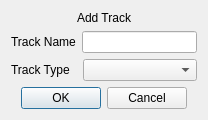
<?xml version="1.0" encoding="UTF-8"?>
<ui version="4.0">
 <class>AddTrackDialog</class>
 <widget class="QDialog" name="AddTrackDialog">
  <property name="geometry">
   <rect>
    <x>0</x>
    <y>0</y>
    <width>208</width>
    <height>120</height>
   </rect>
  </property>
  <property name="windowTitle">
   <string>Dialog</string>
  </property>
  <layout class="QVBoxLayout" name="verticalLayout">
   <item>
    <widget class="QLabel" name="lblAddTrack">
     <property name="sizePolicy">
      <sizepolicy hsizetype="Preferred" vsizetype="Preferred">
       <horstretch>0</horstretch>
       <verstretch>0</verstretch>
      </sizepolicy>
     </property>
     <property name="text">
      <string>&lt;html&gt;&lt;head/&gt;&lt;body&gt;&lt;p&gt;Add Track&lt;/p&gt;&lt;/body&gt;&lt;/html&gt;</string>
     </property>
     <property name="alignment">
      <set>Qt::AlignCenter</set>
     </property>
    </widget>
   </item>
   <item>
    <layout class="QHBoxLayout" name="horizontalLayout">
     <item>
      <widget class="QLabel" name="lblTrackName">
       <property name="text">
        <string>Track Name</string>
       </property>
      </widget>
     </item>
     <item>
      <widget class="QLineEdit" name="txtTrackName"/>
     </item>
    </layout>
   </item>
   <item>
    <layout class="QHBoxLayout" name="horizontalLayout_2">
     <item>
      <widget class="QLabel" name="lblTrackType">
       <property name="sizePolicy">
        <sizepolicy hsizetype="Preferred" vsizetype="Preferred">
         <horstretch>0</horstretch>
         <verstretch>0</verstretch>
        </sizepolicy>
       </property>
       <property name="text">
        <string>Track Type  </string>
       </property>
      </widget>
     </item>
     <item>
      <widget class="QComboBox" name="cmbTrackType">
       <property name="sizePolicy">
        <sizepolicy hsizetype="Expanding" vsizetype="Fixed">
         <horstretch>0</horstretch>
         <verstretch>0</verstretch>
        </sizepolicy>
       </property>
      </widget>
     </item>
    </layout>
   </item>
   <item>
    <widget class="QDialogButtonBox" name="buttonBox">
     <property name="orientation">
      <enum>Qt::Horizontal</enum>
     </property>
     <property name="standardButtons">
      <set>QDialogButtonBox::Cancel|QDialogButtonBox::Ok</set>
     </property>
     <property name="centerButtons">
      <bool>true</bool>
     </property>
    </widget>
   </item>
  </layout>
 </widget>
 <resources/>
 <connections>
  <connection>
   <sender>buttonBox</sender>
   <signal>accepted()</signal>
   <receiver>AddTrackDialog</receiver>
   <slot>accept()</slot>
   <hints>
    <hint type="sourcelabel">
     <x>198</x>
     <y>103</y>
    </hint>
    <hint type="destinationlabel">
     <x>157</x>
     <y>119</y>
    </hint>
   </hints>
  </connection>
  <connection>
   <sender>buttonBox</sender>
   <signal>rejected()</signal>
   <receiver>AddTrackDialog</receiver>
   <slot>reject()</slot>
   <hints>
    <hint type="sourcelabel">
     <x>198</x>
     <y>109</y>
    </hint>
    <hint type="destinationlabel">
     <x>207</x>
     <y>119</y>
    </hint>
   </hints>
  </connection>
 </connections>
</ui>
